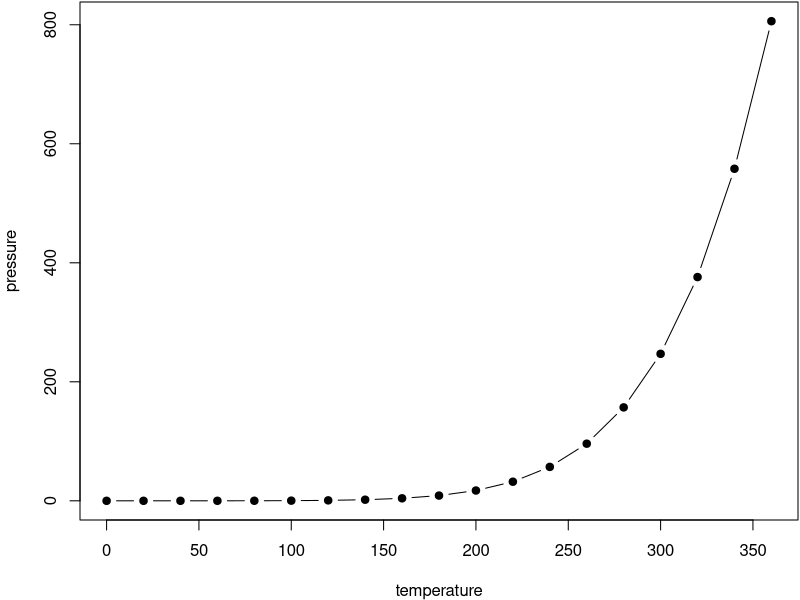
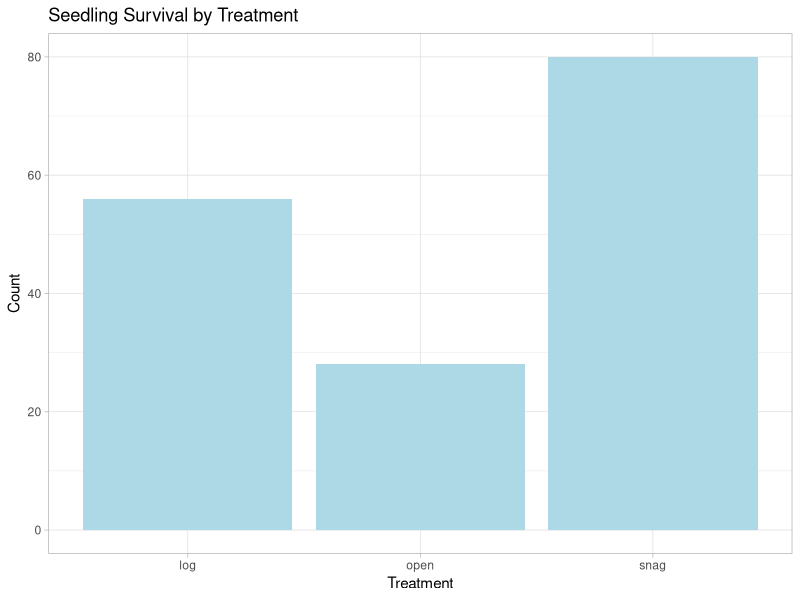
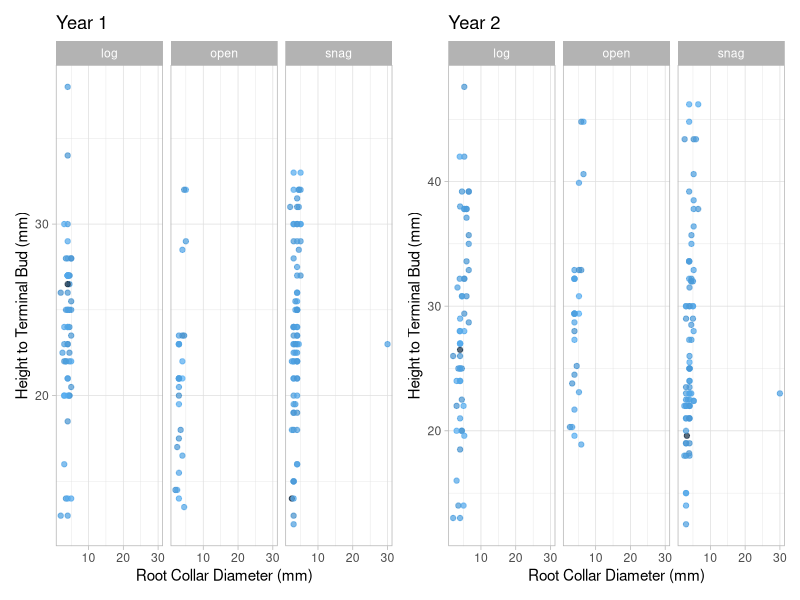

The R source for these figures, in order:
## ---- chunk 1
# automatically create a bib database for R packages
knitr::write_bib(c(
  .packages(), 'bookdown', 'knitr', 'rmarkdown'
), 'packages.bib')
## ---- chunk 2
par(mar = c(4, 4, .1, .1))
plot(pressure, type = 'b', pch = 19)
## ---- chunk 3
knitr::kable(
  head(pressure, 10), caption = 'Here is a nice table!',
  booktabs = TRUE
)
## ---- chunk 4

# load packages 

library(tidyverse)
library(lme4)

horton_man <- read.csv("horton_man.csv") %>%
  filter(is.na(site_no)== FALSE)

# this is remnant code on how I did that: 
# horton_man <- horton %>%
  # mutate(measurement_id = case_when(tag_id != "NA" ~  paste0(tag_id,"-02")),
        # status = rbinom(n=350,prob = .75, size = 1),
        # height = case_when(status==1 ~ height*1.4, # increase height by 40%
                          #  status==0 ~ height),
        # rcd = case_when(status == 1 ~ rcd*1.3, # increase rcd by 30%
                        # status == 0 ~ rcd)) %>% 
  # filter(is.na(site_no) == FALSE)

## ---- chunk 5

library(ggplot2)
library(viridis)

horton_man %>% 
  as_tibble() %>% 
  filter(status == 1) %>% 
  ggplot(aes(x = structure, fill = status)) + 
  geom_bar(fill = "light blue") + 
  labs (x = "Treatment", y = "Count",
        title = "Seedling Survival by Treatment") + 
  theme_light() 

## ---- chunk 6

library(viridis)
library(patchwork)

p1 <- horton_man %>% 
  as_tibble() %>% 
  filter(status == 1) %>% 
  ggplot(aes(x = rcd, y = height, color = tag_id)) + 
  geom_point(alpha = 0.7)+
  facet_wrap(~structure) +
  labs(x = "Root Collar Diameter (mm)", 
       y = "Height to Terminal Bud (mm)", 
       title = "Year 1") +
  theme_light() + 
  theme(legend.position = "none") +  
  scale_fill_viridis(option = "magma") 

p2 <- horton_man %>% 
  as_tibble() %>% 
  filter(status == 1) %>% 
  ggplot(aes(x = rcd_2, y = height_2, color = tag_id)) + 
  geom_point(alpha = 0.7)+
  facet_wrap(~structure) +
  labs(x = "Root Collar Diameter (mm)", 
       y = "Height to Terminal Bud (mm)", 
       title = "Year 2") +
  theme_light() + 
  theme(legend.position = "none") +  
  scale_fill_viridis(option = "magma") 

p1 | p2
  
